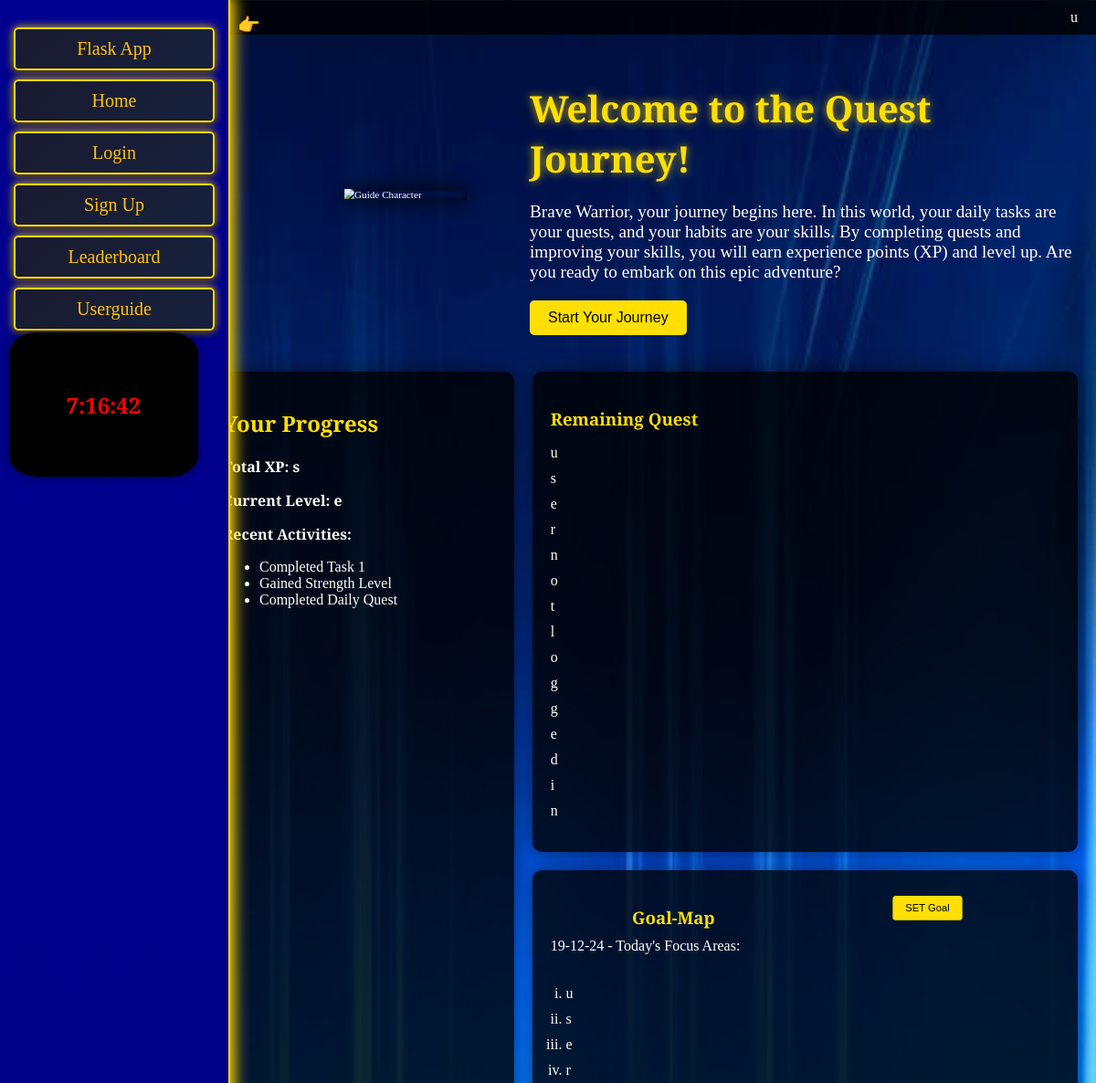
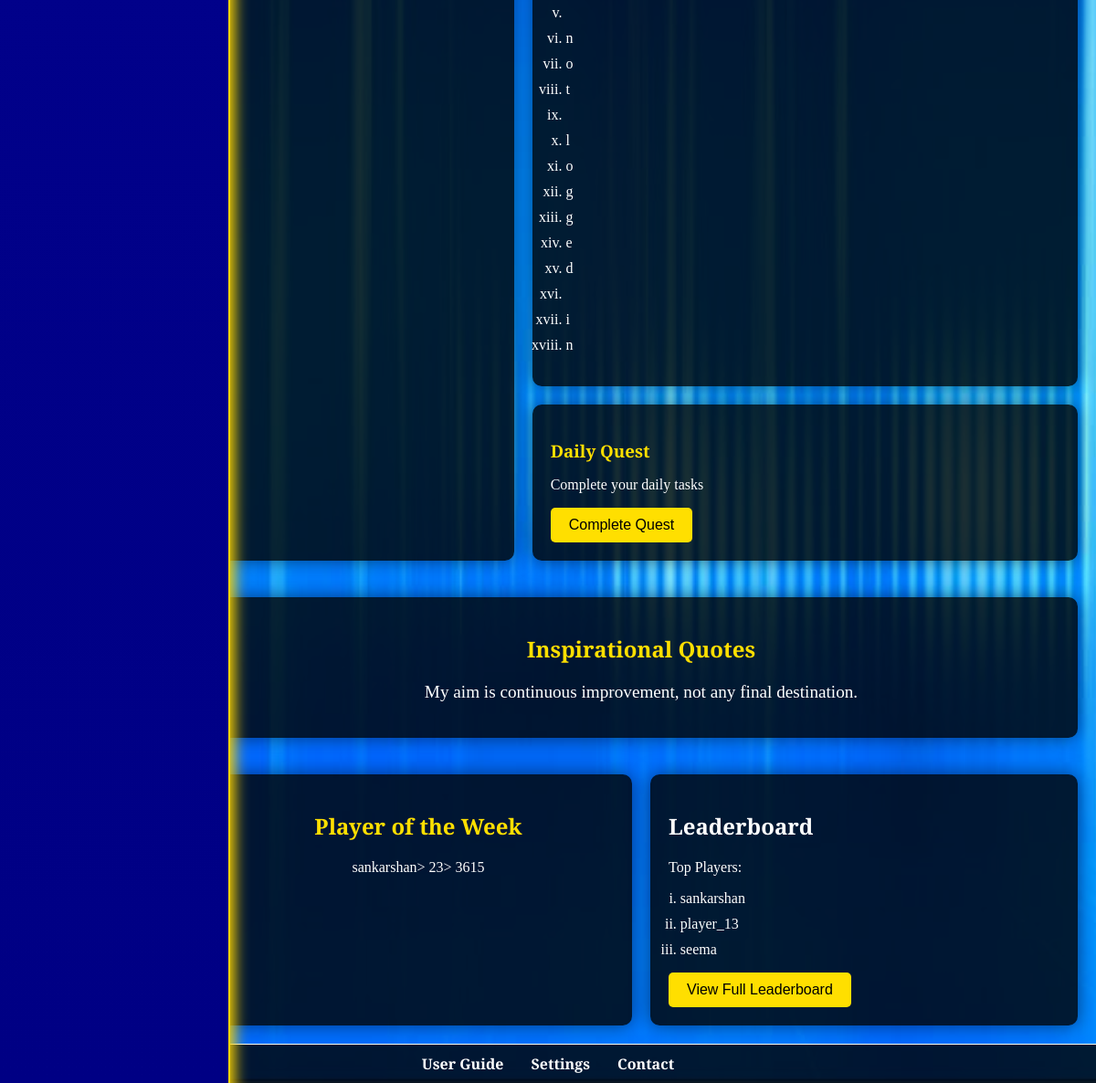
The page /home on the database its author committed (2 pictures, top to bottom).
### tables this page shows
CREATE TABLE players (
    id INTEGER PRIMARY KEY AUTOINCREMENT,
    Name TEXT NOT NULL UNIQUE,
    Age INTEGER NOT NULL,
    Height INTEGER NOT NULL,
    Weight INTEGER NOT NULL,
    Email TEXT NOT NULL,
    Level INTEGER NOT NULL,
    Xp INTEGER NOT NULL,
    Strength_level INTEGER NOT NULL,
    Strength_points INTEGER NOT NULL,
    Intelligence_level INTEGER NOT NULL,
    Intelligence_points INTEGER NOT NULL,
    Imotional_control INTEGER NOT NULL,
    Meditation_points INTEGER NOT NULL
);

### app.py (the view)
@app.route('/home')
def home():
    date=datetime.now().strftime('%d-%m-%y')
    player_info=get_player_info()
    username = player_info[0]
    total_xp = player_info[1]
    current_level = player_info[2]
    recent_activities = ["Completed Task 1", "Gained Strength Level", "Completed Daily Quest"]
    incompleted_tasks = get_incompleted_tasks()
    upcoming_tasks=incompleted_tasks
    achievements =get_today_plan(date)
    daily_quest = "Complete your daily tasks"
    random_quote = "My aim is continuous improvement, not any final destination."
    player_of_the_week =get_player_of_week()
    top_players = get_top_players()
    return render_template('home.html', username=username, total_xp=total_xp, current_level=current_level,
                           recent_activities=recent_activities, upcoming_tasks=upcoming_tasks, achievements=achievements,
                           daily_quest=daily_quest, random_quote=random_quote, player_of_the_week=player_of_the_week,
                           top_players=top_players,date=date)

### database.py (called while the page is built)
def get_db():
    if 'db' not in g:
        g.db = sqlite3.connect(DATABASE, timeout=10)  # Set timeout to 10 seconds
        g.db.row_factory = sqlite3.Row
    return g.db

### homedata.py (called while the page is built, shortened)
def get_player_info():
    user_id=session.get("user_id")
    if not user_id:
        return "user not logged in"

def get_incompleted_tasks():
    user_id=session.get("user_id")
    if not user_id:
        return "user not logged in"

def get_player_of_week():
    df = get_rankings()
    df = df.iloc[0]
    df = df.to_dict()
    values = [str(v) for v in df.values()]
    return '> '.join(values)

def get_top_players():
    df=get_rankings()
    df=df.iloc[0:3]['Name']
    df=df.to_dict()
    values=[str(v) for v in df.values()]
    return values

def get_today_plan(date):
    user_id = session.get("user_id")
    if not user_id:
        return "user not logged in"

### rankings.py (called while the page is built)
def get_rankings():
    db=get_db()
    cur=db.cursor()
    df=pd.read_sql_query("SELECT NAME,LEVEL,XP FROM PLAYERS ORDER BY LEVEL desc",db)
    df.index+=1
    df.index.name='RANK'
    return df

### templates/home.html (shortened to what this page needs)
<!DOCTYPE html>
<html lang="en">
<head>
    {% from "showlinks.html" import showlinks %}
    {{ showlinks() }}
    <link rel="stylesheet" href="{{ url_for('static', filename='css/home.css') }}">
</head>
<body>
    <header>
        <div class="user-profile">
            <span>{{ username }}</span>
        </div>
    </header>
    <main class="page-content">
        <section class="welcome-section">
            <div class="character">
                <img src="{{ url_for('static', filename='images/suncharacter.gif') }}" alt="Guide Character">
            </div>
            <div class="storyline">
                <h1>Welcome to the Quest Journey!</h1>
                <p>
                    Brave Warrior, your journey begins here. In this world, your daily tasks are your quests,
                    and your habits are your skills. By completing quests and improving your skills, you will
                    earn experience points (XP) and level up. Are you ready to embark on this epic adventure?
                </p>
                <button onclick="window.location.href='/tasks_manager'">Start Your Journey</button>
            </div>
        </section>
        <section class="dashboard">
            <div class="stats">
                <h2>Your Progress</h2>
                <div class="stat-item">
                    <span>Total XP:</span> <strong>{{ total_xp }}</strong>
                </div>
                <div class="stat-item">
                    <span>Current Level:</span> <strong>{{ current_level }}</strong>
                </div>
                <div class="stat-item">
                    <span>Recent Activities:</span>
                    <ul>
                        {% for activity in recent_activities %}
                        <li>{{ activity }}</li>
                        {% endfor %}
                    </ul>
                </div>
            </div>
            <div class="widgets">
                <div class="widget">
                    <h3>Remaining  Quest</h3>
                    <ul>
                        {% for task in upcoming_tasks %}
                        <li>{{ task }}</li>
                        {% endfor %}
                    </ul>
                </div>
                <div class="widget">
                    <div class="top-part">
                    <h3> Goal-Map </h3>
                    <div class="goal-icon">
                    <button onclick="window.location.href='/create_plan'">SET Goal</button>
                    </div>
                    </div>
                    <div class="date">
                        {{date}} - Today's Focus Areas:
                    </div>
                    <br>
                    <ol>
                        {% for achievement in achievements %}
                        <li> {{ achievement }} </li>
                        {% endfor %}
                    </ol>
                </div>
                <div class="widget">
                    <h3>Daily Quest</h3>
                    <p>{{ daily_quest }}</p>
                    <button onclick="window.location.href='/tasks_manager'">Complete Quest</button>
                </div>
            </div>
        </section>
        <section class="motivational-quotes">
            <h2>Inspirational Quotes</h2>
            <p>{{ random_quote }}</p>
        </section>
        <section class="community-engagement">
            <div class="player-spotlight">
                <h2>Player of the Week</h2>
                <p>{{ player_of_the_week }}</p>
            </div>
            <div class="widget">
                <h2>Leaderboard</h2>
                <p>Top Players:</p>
                <ol>
                    {% for player in top_players %}
                    <li>{{ player }}</li>
                    {% endfor %}
                </ol>
                <button onclick="window.location.href='/leaderboard'">View Full Leaderboard</button>
            </div>
        </section>
    </main>
    <footer>
        <ul>
            <li><a href="/user_guide">User Guide</a></li>
            <li><a href="/settings">Settings</a></li>
            <li><a href="/contact">Contact</a></li>
        </ul>
    </footer>
</body>
</html>

### static/css/home.css (style rules this page uses)
body { font-family: 'Cinzel', serif; background-image: url('/static/images/bg8.jpg'); background-color: darkblue; background-size: cover; background-position: center; margin: 0; color: #fff; }
.top-part { display:flex; justify-content: space-around; }
.goal-icon { transform: scale(0.7); }
.page-content { margin-left: 17%; }
header { display: flex; justify-content: space-between; align-items: center; padding: 10px 20px; background: rgba(0, 0, 0, 0.8); }
.user-profile { display: flex; align-items: center; }
main { padding: 20px; }
.welcome-section { display: flex; align-items: center; justify-content: space-between; margin-bottom: 40px; }
.character { width: 25%; margin-right: 40px; margin-left: 13%; }
.character img { width: 100%; animation: float 3s ease-in-out infinite; }
.storyline { max-width: 600px; }
.storyline h1 { font-size: 2.5rem; margin-bottom: 20px; color: #ffdf00; text-shadow: 0 0 10px rgba(255, 223, 0, 0.7); }
.storyline p { font-size: 1.2rem; margin-bottom: 20px; }
.storyline button { background-color: #ffdf00; color: #000; padding: 10px 20px; border: none; border-radius: 5px; cursor: pointer; font-size: 1rem; transition: background-color 0.3s; }
.dashboard { display: flex; justify-content: space-between; margin-bottom: 40px; }
.stats { background: rgba(0, 0, 0, 0.8); padding: 20px; border-radius: 10px; box-shadow: 0 0 20px rgba(0, 0, 0, 0.5); flex: 1; margin-right: 20px; }
.stats h2 { margin-bottom: 20px; color: #ffdf00; }
.stat-item { margin-bottom: 15px; }
.stat-item span { font-weight: bold; }
.widgets { flex: 2; display: flex; flex-wrap: wrap; gap: 20px; }
.widget { background: rgba(0, 0, 0, 0.8); padding: 20px; border-radius: 10px; box-shadow: 0 0 20px rgba(0, 0, 0, 0.5); flex: 1; min-width: 250px; }
.widget h3 { margin-bottom: 10px; color: #ffdf00; }
.widget button { background-color: #ffdf00; color: #000; padding: 10px 20px; border: none; border-radius: 5px; cursor: pointer; font-size: 1rem; transition: background-color 0.3s; }
.motivational-quotes { background: rgba(0, 0, 0, 0.8); padding: 20px; border-radius: 10px; box-shadow: 0 0 20px rgba(0, 0, 0, 0.5); text-align: center; margin-bottom: 40px; }
.motivational-quotes h2 { margin-bottom: 20px; color: #ffdf00; }
.motivational-quotes p { font-size: 1.2rem; }
.community-engagement { display: flex; justify-content: space-between; }
.player-spotlight, .leaderboard-teaser { background: rgba(0, 0, 0, 0.8); padding: 20px; border-radius: 10px; box-shadow: 0 0 20px rgba(0, 0, 0, 0.5); flex: 1; margin-right: 20px; text-align: center; }
.player-spotlight h2, .leaderboard-teaser h2 { margin-bottom: 20px; color: #ffdf00; }
.player-spotlight p, .leaderboard-teaser p { margin-bottom: 10px; }
footer { background: rgba(0, 0, 0, 0.8); padding: 10px 20px; border-top: 1px solid #fff; text-align: center; }
footer ul { list-style: none; margin: 0; padding: 0; display: flex; justify-content: center; }
footer ul li { margin: 0 15px; }
footer ul li a { color: #fff; text-decoration: none; font-weight: bold; transition: color 0.3s; }
.widget ul { list-style: none; padding: 0; }
.widget ul li { margin-bottom: 10px; }
.widget ol li { margin-bottom: 10px; }
.widget ol { list-style:lower-roman; padding: 0 3%; }

### templates/showlinks.html (style rules this page uses)
.character { width: 100%; margin-right: 40px; box-shadow: 0 0 30px rgb(0, 0, 0), inset 0 0 10px #000000; transform: scale(0.7); }
.character img { width: 100%; animation: float 3s ease-in-out infinite; }
.user-profile { display: flex; align-items: center; background-color: #000000; }

### rows shown on the page
players: Name "sankarshan"
players: Name "player_13"
players: Name "seema"

### other values the page prints
{{ username }} "u"
{{ total_xp }} "s"
{{ current_level }} "e"
{{ activity }} "Completed Task 1" "Gained Strength Level" "Completed Daily Quest"
{{ task }} "u" "s" "e" "r" "n" "o" "t" "l" "o" "g" "g" "e" "d" "i" "n"
{{ achievement }} "u" "s" "e" "r" "n" "o" "t" "l" "o" "g" "g" "e" "d" "i" "n"
{{ daily_quest }} "Complete your daily tasks"
{{ random_quote }} "My aim is continuous improvement, not any final destination."
{{ player_of_the_week }} "sankarshan> 23> 3615"
